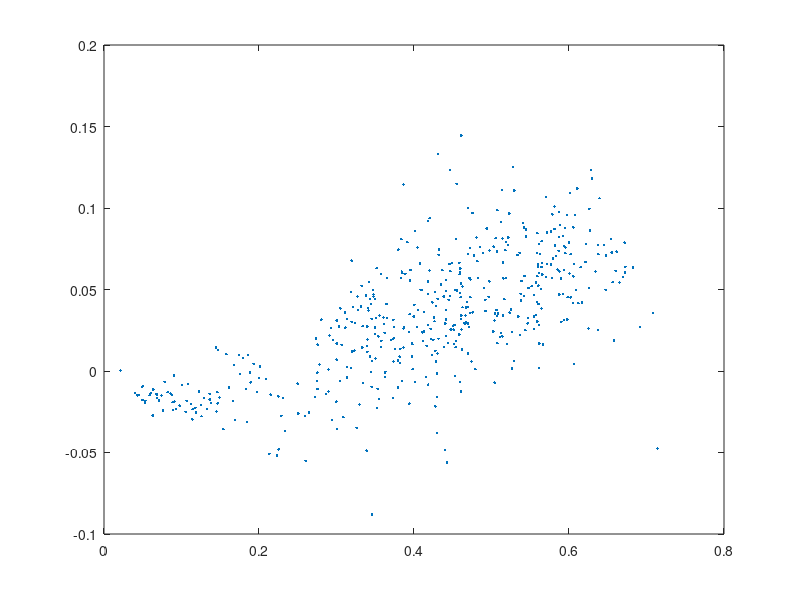
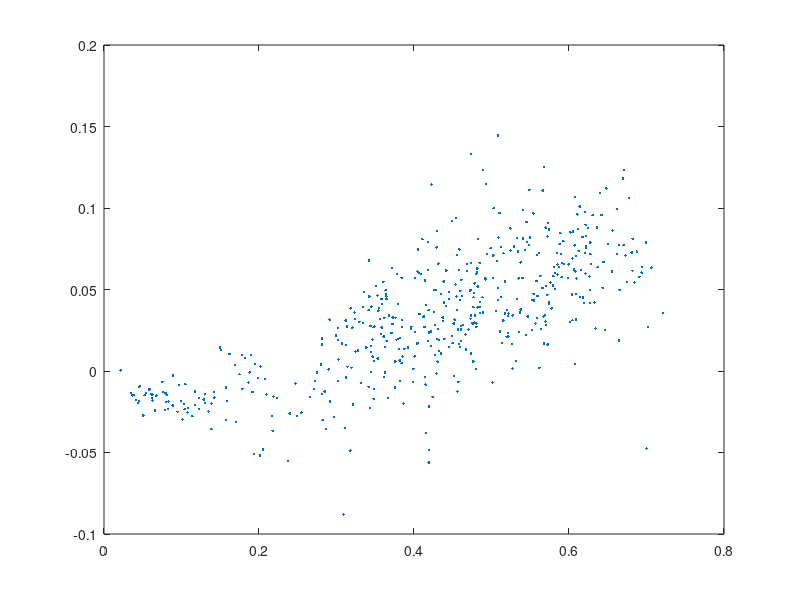
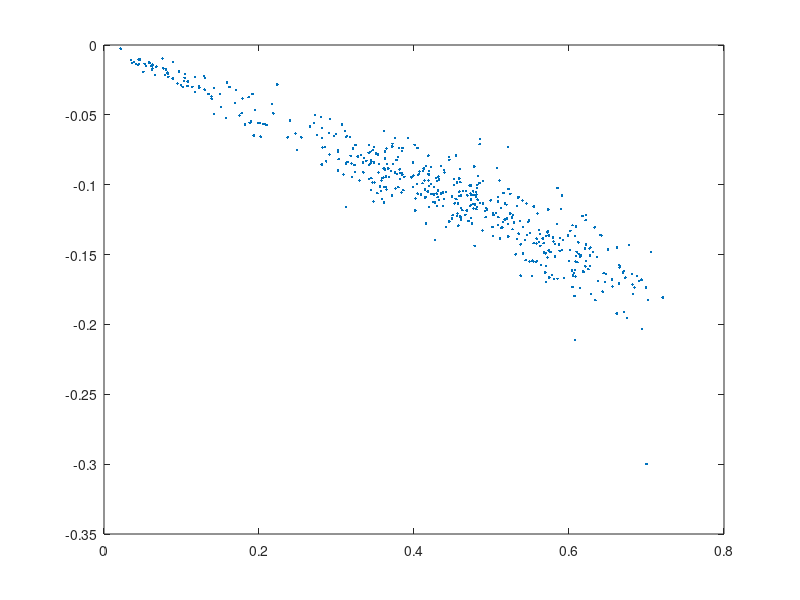

Here is the MATLAB script that generated these plots, in order:
x = dlmread('oakland-mi-subset.csv',',',1,0);
st_rate = x(:,2)./x(:,3);
figure(1)
plot(st_rate(:),x(:,4)./x(:,5)-st_rate(:),'.')

r_rate = (x(:,2)+x(:,4))./(x(:,3)+x(:,5));
figure(2)
plot(r_rate(:),x(:,4)./x(:,5)-x(:,2)./x(:,3),'.')

figure(3)
plot(r_rate(:),x(:,4)./(x(:,3)+x(:,5))-x(:,2)./(x(:,3)+x(:,5)),'.')
